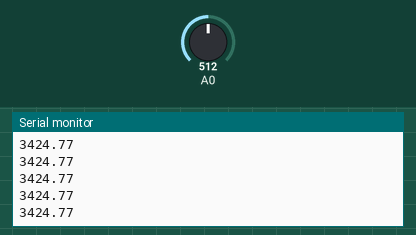
A sketch run on a simulated Arduino Uno, built with avr-gcc and run on an emulated ATmega328P. On the bench: the last lines printed to the serial monitor. The test bench sets the inputs (shaded band); at power-on: A0 = 512.

Above: at 1.2 s.
1.3 s: A0 set to 716
At 1.31 s:
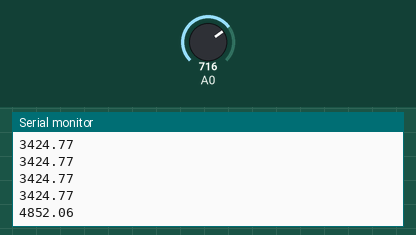
2.8 s: A0 set to 900
At 2.82 s:
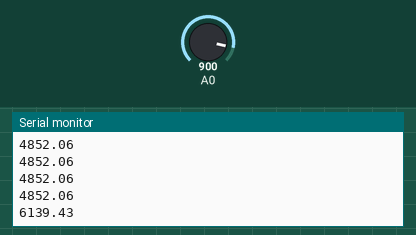
Timing chart, 0 to 5.8 s (numbered marks = the images above; inputs shaded):
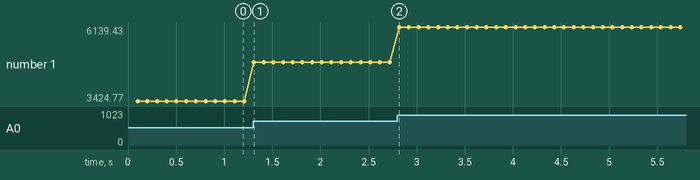

Measured:
- after the input at 1.3 s, the serial monitor: prints a new line at once (image 1)
- after the input at 2.8 s, the serial monitor: prints a new line at once (image 2)
- plotted number 1: 3424.77 → 4852.06 after the input at 1.3 s, 4852.06 → 6139.43 after the input at 2.8 s

The sketch:

capteur_pression_1.ino
```cpp
const float uref = 5.0;

// Résolution de l'ADC (généralement 10 bits, soit une valeur entre 0 et 1023)

void setup() {
  Serial.begin(9600);
}

void loop() {
  float u, k, p;
  delay(100);
  int mesure_A0 = analogRead(A0);
  u = mesure_A0*uref / 1023;
  k = 0.110;
  p = (u-k)*7000/(uref-k);
  Serial.println(p);
}
```
